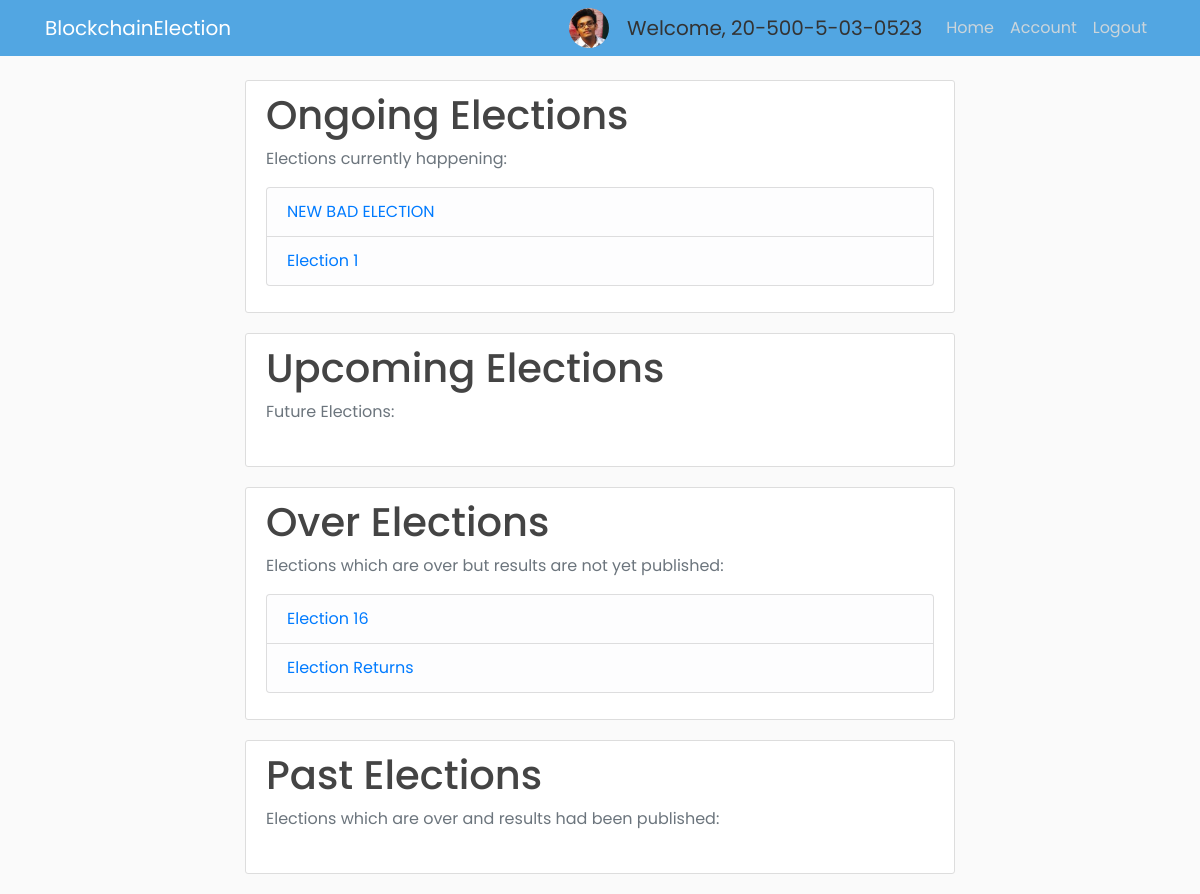
/home (signed in), run on an earlier commit of the app's database.
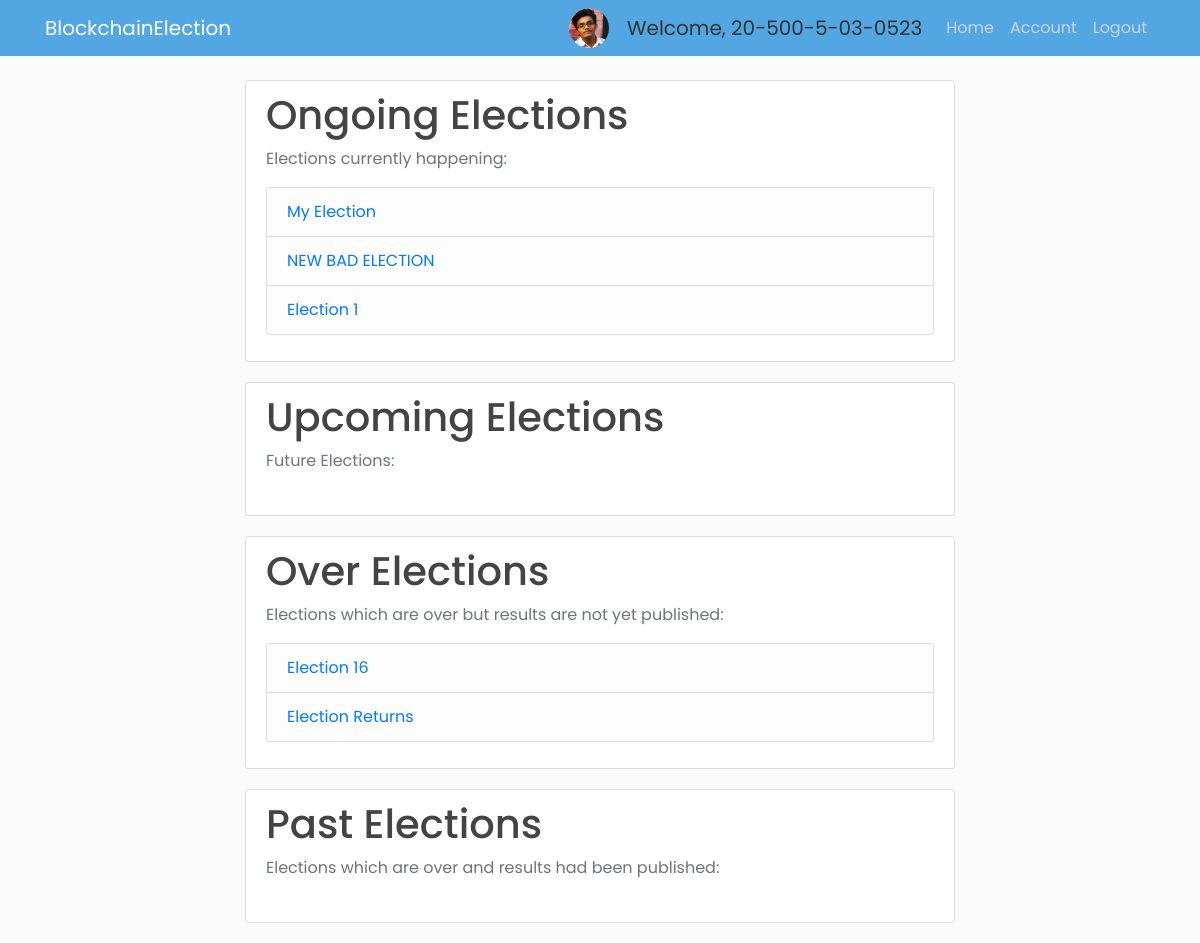
And on a later commit of the database.
### app/models.py (models this page shows, shortened)
class Voter(db.Model, UserMixin):
    id = db.Column(db.Integer, primary_key=True)
    cin = db.Column(db.String(30), unique=True, nullable=False)
    name = db.Column(db.String(255), nullable=False)
    email = db.Column(db.String(30), unique=True, nullable=False)
    dept = db.Column(db.String(4), db.ForeignKey('department.dept_code'), nullable=False)
    imagefile = db.Column(db.String(20), nullable=False, default='default.jpg')
    password = db.Column(db.String(60), nullable=False)
    join_year = db.Column(db.Integer, nullable=False, default=2016)
    is_admin = db.Column(db.Boolean, default=False, nullable=False)

class Election(db.Model):
    election_id = db.Column(db.String(5), primary_key=True, nullable=False)
    election_title = db.Column(db.String(255), nullable=False)
    create_date = db.Column(db.DateTime, nullable=False, default=datetime.utcnow)
    start_date = db.Column(db.DateTime, nullable=False, default=datetime.utcnow)
    end_date = db.Column(db.DateTime, db.CheckConstraint("end_date > start_date"), nullable=False)
    public_key = db.Column(db.Text, nullable=False, unique=True)
    max_attempt = db.Column(db.Integer, nullable=False, default=3)
    election_state = db.Column(db.String(30), db.CheckConstraint("election_state in ('upcoming', 'ongoing', 'over', 'counting_finished','past')"))
    results_published = db.Column(db.Boolean, nullable=False, default=False)

### app/routes.py (the view)
@app.route("/home")
def home():
    elections = elections = Election.query.order_by(Election.start_date.desc()).all()
    election_util.update_election_state()
    return render_template("home.html", elections=elections)

### app/election_util.py (called while the page is built)
def update_election_state():
    from app import db
    from app.models import Election
    from datetime import datetime
    elections = Election.query.all()
    for election in elections:
        if election.election_state == 'counting_finished':
            continue
        elif election.start_date <= datetime.now() <= election.end_date:
            election.election_state = 'ongoing'
        elif datetime.now() < election.start_date:
            election.election_state = 'upcoming'
        elif datetime.now() > election.end_date and election.results_published == False:
            election.election_state = 'over'
        elif datetime.now() > election.end_date and election.results_published == True:
            election.election_state = 'past'
    db.session.commit()
    print("Election states updated at", datetime.now())

### app/models.py (called while the page is built)
@login_manager.user_loader
def load_user(user_id):
    return Voter.query.get(int(user_id))

### app/templates/home.html (shortened to what this page needs)
{% extends "home_base.html" %}
{% block content %}
{% include 'ongoing_elections.html' %}
{% include 'upcoming_elections.html' %}
{% include 'over_elections.html' %}
{% include 'past_elections.html' %}
{% endblock content %}

### app/templates/home_base.html (shortened to what this page needs)
<!DOCTYPE html>
<html lang="en">
  <head>
    <link rel="stylesheet" href="https://maxcdn.bootstrapcdn.com/bootstrap/4.0.0/css/bootstrap.min.css">
    <link rel="stylesheet" type="text/css" href="{{ url_for('static', filename='main.css') }}">
  </head>
  <body>
    {% include 'navbar.html' %}
    <main role="main" class="container">
      <div class="center">
        <div class="col-md-8">
          {% block content %}
          {% endblock %}
        </div>
      </div>
    </main>
  </body>
</html>

### app/templates/navbar.html (shortened to what this page needs)
<header class="site-header">
  <nav class="navbar navbar-expand-md navbar-dark bg-steel fixed-top">
    <div class="container">
      <a class="navbar-brand mr-4" href="{{ url_for('home') }}">BlockchainElection</a>
      <div class="collapse navbar-collapse" id="navbarToggle">
        <div class="navbar-nav ml-auto">
          {% if current_user.is_admin %}
          <img class="rounded-circle account-img-small" src="/static/profile_pics/{{ current_user.imagefile }}">
          <a class="navbar-brand disabled ml-2" style="cursor: default;">Welcome, {{ current_user.cin }}</a>
          <a class="nav-item nav-link" href="{{ url_for('home') }}">Home</a>
          <a class="nav-item nav-link" href="{{ url_for('admin') }}">Admin</a>
          <a class="nav-item nav-link" href="{{ url_for('account') }}">Account</a>
          <a class="nav-item nav-link" href="{{ url_for('logout') }}">Logout</a>
          {% elif current_user.is_authenticated %}
          <img class="rounded-circle account-img-small" src="/static/profile_pics/{{ current_user.imagefile }}">
          <a class="navbar-brand disabled ml-2" style="cursor: default;">Welcome, {{ current_user.cin }}</a>
          <a class="nav-item nav-link" href="{{ url_for('voter') }}">Home</a>
          <a class="nav-item nav-link" href="{{ url_for('account') }}">Account</a>
          <a class="nav-item nav-link" href="{{ url_for('logout') }}">Logout</a>
          {% else %}
            <a class="nav-item nav-link" href="{{ url_for('login') }}">Login</a>
            <a class="nav-item nav-link" href="{{ url_for('register') }}">Register</a>
          {% endif %}
        </div>
      </div>
    </div>
  </nav>
</header>

### app/templates/ongoing_elections.html
{% block ongoing_elections %}
<div class="content-section">
  <h1>Ongoing Elections</h1>
  <p class='text-muted'>Elections currently happening:
  <ul class="list-group">
      {% for election in elections %}
          {% if election.election_state == 'ongoing' %}
              <li class="list-group-item list-group-item-light"><a href="{{ url_for('view_election', id=election.election_id) }}">{{ election.election_title }}</a></li>
          {% endif %}
      {% endfor %}
  </ul>
  </p>
</div>
{% endblock ongoing_elections %}

### app/templates/upcoming_elections.html (shortened to what this page needs)
{% block upcoming_elections %}
<div class="content-section">
  <h1>Upcoming Elections</h1>
  <p class='text-muted'>Future Elections:
  </p>
</div>
{% endblock upcoming_elections %}

### app/templates/over_elections.html
{% block over_elections %}
<div class="content-section">
  <h1>Over Elections</h1>
  <p class='text-muted'>Elections which are over but results are not yet published:
  <ul class="list-group">
    {% for election in elections %}
      {% if election.election_state == 'over' or election.election_state == 'counting_finished' %}
          <li class="list-group-item list-group-item-light"><a href="{{ url_for('view_election', id=election.election_id) }}">{{ election.election_title }}</a></li>
      {% endif %}
    {% endfor %}
  </ul>
  </p>
</div>
{% endblock over_elections %}

### app/templates/past_elections.html (shortened to what this page needs)
{% block past_elections %}
<div class="content-section">
  <h1>Past Elections</h1>
  <p class='text-muted'>Elections which are over and results had been published:
  </p>
</div>
{% endblock past_elections %}

### app/static/main.css (style rules this page uses)
body { background: #fafafa; color: #333333; margin-top: 5rem; font-family: "Poppins", sans-serif; }
h1, h2, h3, h4, h5, h6 { color: #444444; }
.bg-steel { background-color: #52a6e2; }
.site-header .navbar-nav .nav-link { color: #cbd5db; }
.content-section { background: #ffffff; padding: 10px 20px; border: 1px solid #dddddd; border-radius: 3px; margin-bottom: 20px; }
.account-img-small { height: 40px; width: 40px; margin-right: 10px; }

### app/templates/home_base.html (style rules this page uses)
.center { height: 100%; display: flex; justify-content: center; align-items: center; }

What changed in the data, as far as the page shows it:
added Election: election_title "My Election", shown under "Ongoing Elections"
